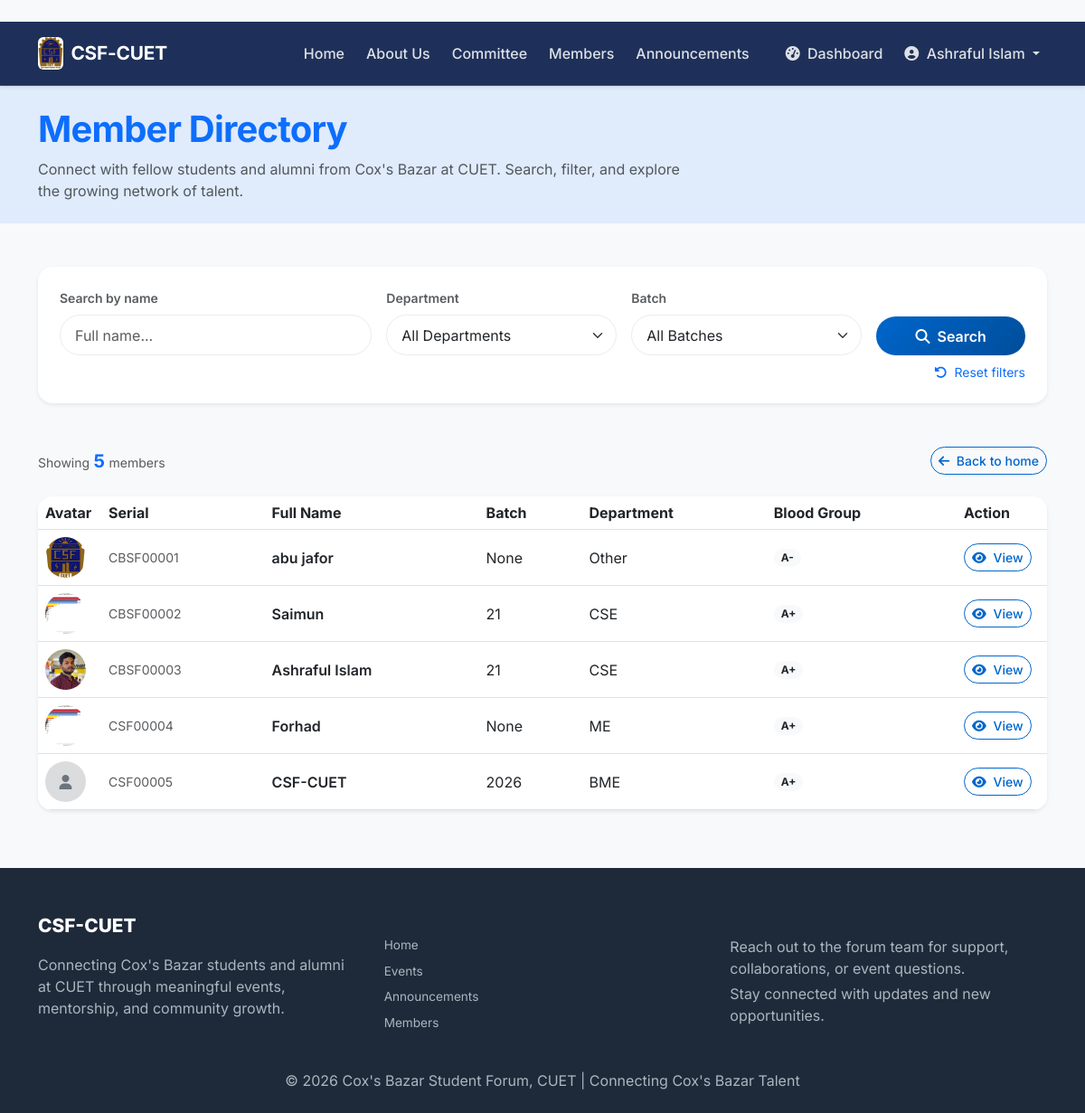
The app's page /members/ (signed in) with its own data.
### core/models.py (models this page shows, shortened)
class User(AbstractBaseUser, PermissionsMixin):
    ROLE_CHOICES = [('member', 'Member'), ('admin', 'Admin')]
    STATUS_CHOICES = [('pending', 'Pending Approval'), ('active', 'Active'), ('inactive', 'Inactive')]
    BLOOD_GROUPS = [('A+','A+'),('A-','A-'),('B+','B+'),('B-','B-'),('AB+','AB+'),('AB-','AB-'),('O+','O+'),('O-','O-')]
    GENDER_CHOICES = [('Male','Male'),('Female','Female'),('Other','Other')]
    UPAZILA_CHOICES = [
        ('Cox\'s Bazar Sadar', "Cox's Bazar Sadar"),
        ('Teknaf', 'Teknaf'),
        ('Ukhiya', 'Ukhiya'),
        ('Chakaria', 'Chakaria'),
        ('Ramu', 'Ramu'),
        ('Pekua', 'Pekua'),
        ('Maheshkhali', 'Maheshkhali'),
        ('Kutubdia', 'Kutubdia'),
        ('Eidgaon', 'Eidgaon'),
        ('Other', 'Other'),
    ]
    id = models.AutoField(primary_key=True)
    serial_no = models.CharField(max_length=20, unique=True, blank=True, null=True)
    full_name = models.CharField(max_length=200)
    email = models.EmailField(unique=True)
    batch = models.IntegerField(null=True, blank=True)
    department = models.ForeignKey(Department, on_delete=models.SET_NULL, null=True)
    blood_group = models.CharField(max_length=3, choices=BLOOD_GROUPS)
    gender = models.CharField(max_length=10, choices=GENDER_CHOICES)
    phone = models.CharField(max_length=15)
    address = models.TextField(blank=True)
    dob = models.DateField(null=True, blank=True)
    profile_photo = models.ImageField(upload_to='profile_photos/', null=True, blank=True)
    upazila = models.CharField(max_length=100, choices=UPAZILA_CHOICES, blank=True)
    linkedin = models.URLField(blank=True)
    facebook = models.URLField(blank=True)
    twitter = models.URLField(blank=True)
    instagram = models.URLField(blank=True)
    company = models.CharField(max_length=150, blank=True)
    designation = models.CharField(max_length=100, blank=True)
    work_address = models.TextField(blank=True)
    status = models.CharField(max_length=10, choices=STATUS_CHOICES, default='pending')
    role = models.CharField(max_length=10, choices=ROLE_CHOICES, default='member')
    date_joined = models.DateTimeField(default=timezone.now)
    is_active = models.BooleanField(default=True)
    is_staff = models.BooleanField(default=False)
    objects = UserManager()
    USERNAME_FIELD = 'email'
    REQUIRED_FIELDS = ['full_name']

class Department(models.Model):
    id = models.AutoField(primary_key=True)
    name = models.CharField(max_length=100, unique=True)
    class Meta:
        ordering = ['name']

### core/views.py (the view)
@active_member_required
def member_directory(request):
    members = User.objects.filter(status='active')
    search_query = request.GET.get('search', '')
    department_id = request.GET.get('department', '')
    batch = request.GET.get('batch', '')
    if search_query:
        members = members.filter(full_name__icontains=search_query)
    if department_id:
        members = members.filter(department_id=department_id)
    if batch:
        members = members.filter(batch=batch)
    paginator = Paginator(members, 20)
    page_number = request.GET.get('page')
    page_obj = paginator.get_page(page_number)
    departments = Department.objects.all()
    batches = User.objects.filter(status='active').values_list('batch', flat=True).distinct().order_by('-batch')
    return render(request, 'core/member_directory.html', {
        'page_obj': page_obj,
        'departments': departments,
        'batches': batches,
        'search_query': search_query,
        'selected_department': department_id,
        'selected_batch': batch,
    })

### core/views.py (called while the page is built)
def active_member_required(view_func):
    @wraps(view_func)
    def _wrapped_view(request, *args, **kwargs):
        if not request.user.is_authenticated:
            return redirect('core:login')
        if request.user.status != 'active':
            messages.warning(request, 'Your account is pending approval.')
            return redirect('core:homepage')
        return view_func(request, *args, **kwargs)
    return _wrapped_view

### core/templates/core/member_directory.html (shortened to what this page needs)
﻿{% extends 'core/base.html' %}
{% load static %}
{% block content %}
<section class="bg-primary bg-opacity-10 py-4 mb-5">
    <div class="container">
        <div class="row align-items-center">
            <div class="col-lg-8">
                <h1 class="display-6 fw-bold text-primary mb-2">Member Directory</h1>
                <p class="text-muted mb-0">
                    Connect with fellow students and alumni from Cox's Bazar at CUET.
                    Search, filter, and explore the growing network of talent.
                </p>
            </div>
        </div>
    </div>
</section>
<div class="container">
    <div class="card border-0 shadow-sm rounded-4 mb-5">
        <div class="card-body p-4">
            <form method="GET" class="row g-3 align-items-end">
                <div class="col-md-4">
                    <label class="form-label small fw-semibold text-muted">Search by name</label>
                    <input type="text" name="search" class="form-control rounded-pill" placeholder="Full name..." value="{{ search_query }}">
                </div>
                <div class="col-md-3">
                    <label class="form-label small fw-semibold text-muted">Department</label>
                    <select name="department" class="form-select rounded-pill">
                        <option value="">All Departments</option>
                    </select>
                </div>
                <div class="col-md-3">
                    <label class="form-label small fw-semibold text-muted">Batch</label>
                    <select name="batch" class="form-select rounded-pill">
                        <option value="">All Batches</option>
                    </select>
                </div>
                <div class="col-md-2 d-grid">
                    <button type="submit" class="btn btn-primary rounded-pill"><i class="fas fa-search me-1"></i> Search</button>
                </div>
                <div class="col-12 text-end mt-2">
                    <a href="{% url 'core:member_directory' %}" class="small text-decoration-none">
                        <i class="fas fa-undo-alt me-1"></i> Reset filters
                    </a>
                </div>
            </form>
        </div>
    </div>
    <div class="d-flex flex-wrap justify-content-between align-items-center mb-4 gap-3">
        <div>
            <span class="text-muted small">Showing</span>
            <span class="fw-bold text-primary fs-5">{{ page_obj.paginator.count }}</span>
            <span class="text-muted small"> members</span>
        </div>
        <a href="{% url 'core:homepage' %}" class="btn btn-outline-primary rounded-pill btn-sm">
            <i class="fas fa-arrow-left me-1"></i> Back to home
        </a>
    </div>
    <div class="d-none d-md-block">
        <div class="table-responsive rounded-4 shadow-sm overflow-hidden">
            <table class="table table-hover align-middle mb-0 bg-white">
                <thead class="bg-light">
                    <tr class="text-nowrap">
                        <th scope="col" style="width: 70px;">Avatar</th>
                        <th scope="col">Serial</th>
                        <th scope="col">Full Name</th>
                        <th scope="col">Batch</th>
                        <th scope="col">Department</th>
                        <th scope="col">Blood Group</th>
                        <th scope="col" style="width: 100px;">Action</th>
                    </tr>
                </thead>
                <tbody>
                    {% for member in page_obj %}
                    <tr>
                        <td>
                            {% if member.profile_photo %}
                                <img src="{{ member.profile_photo.url }}" width="45" height="45" class="rounded-circle" style="object-fit: cover;" alt="{{ member.full_name }}">
                            {% else %}
                                <div class="bg-secondary bg-opacity-25 rounded-circle d-flex align-items-center justify-content-center" style="width: 45px; height: 45px;">
                                    <i class="fas fa-user text-secondary"></i>
                                </div>
                            {% endif %}
                        </td>
                        <td class="text-muted small">{{ member.serial_no|default:"—" }}</td>
                        <td class="fw-semibold">{{ member.full_name }}</td>
                        <td>{{ member.batch }}</td>
                        <td>{{ member.department.name|default:"—" }}</td>
                        <td><span class="badge bg-light text-dark px-2 py-1 rounded-pill">{{ member.blood_group }}</span></td>
                        <td>
                            <a href="{% url 'core:member_profile' member.id %}" class="btn btn-sm btn-outline-primary rounded-pill">
                                <i class="fas fa-eye me-1"></i> View
                            </a>
                        </td>
                    </tr>
                    {% endfor %}
                </tbody>
            </table>
        </div>
    </div>
</div>
{% endblock %}

### core/templates/core/base.html (shortened to what this page needs)
<!DOCTYPE html>
<html lang="en">
<head>
    {% load static %}
    <link href="https://cdn.jsdelivr.net/npm/bootstrap@5.3.0/dist/css/bootstrap.min.css" rel="stylesheet">
    <link rel="stylesheet" href="https://cdnjs.cloudflare.com/ajax/libs/font-awesome/6.4.0/css/all.min.css">
    <link rel="stylesheet" href="{% static 'core/css/style.css' %}">
</head>
<body>
    <nav class="navbar navbar-expand-lg navbar-dark navbar-glass shadow-sm">
        <div class="container">
            <a class="navbar-brand d-flex align-items-center fw-bold" href="{% url 'core:homepage' %}">
                <img src="{% static 'images/logo.jpg' %}" alt="CSF-CUET Logo" height="36" class="me-2 rounded"
                     onerror="this.style.display='none'" loading="lazy">
                <span>CSF-CUET</span>
            </a>
            <div class="collapse navbar-collapse" id="navbarNav">
                <ul class="navbar-nav ms-auto align-items-lg-center gap-2">
                    <li class="nav-item"><a class="nav-link" href="{% url 'core:homepage' %}">Home</a></li>
                    <li class="nav-item"><a class="nav-link" href="{% url 'core:about' %}">About Us</a></li>
                    <li class="nav-item"><a class="nav-link" href="{% url 'core:committee' %}">Committee</a></li>
                    <li class="nav-item"><a class="nav-link" href="{% url 'core:member_directory' %}">Members</a></li>
                    <li class="nav-item"><a class="nav-link" href="{% url 'core:announcements' %}">Announcements</a></li>
                    {% if user.is_authenticated and user.status == 'active' %}
                        <li class="nav-item ms-lg-3">
                            <a class="nav-link" href="{% url 'core:dashboard' %}">
                                <i class="fas fa-tachometer-alt me-1"></i> Dashboard
                            </a>
                        </li>
                        <li class="nav-item dropdown">
                            <a class="nav-link dropdown-toggle" href="#" id="navbarProfileDropdown" role="button"
                               data-bs-toggle="dropdown" aria-expanded="false">
                                <i class="fas fa-user-circle me-1"></i> {{ user.full_name|truncatechars:18 }}
                            </a>
                        </li>
                    {% else %}
                        <li class="nav-item ms-lg-2"><a class="nav-link btn btn-outline-light px-3" href="{% url 'core:register' %}">Sign Up</a></li>
                        <li class="nav-item ms-lg-2"><a class="nav-link btn btn-light px-3" href="{% url 'core:login' %}">Login</a></li>
                    {% endif %}
                </ul>
            </div>
        </div>
    </nav>
    <main class="main-content">
        {% block content %}{% endblock %}
    </main>
    <footer class="site-footer">
        <div class="container">
            <div class="footer-grid">
                <div>
                    <p class="footer-brand">CSF-CUET</p>
                    <p class="small-note">Connecting Cox's Bazar students and alumni at CUET through meaningful events, mentorship, and community growth.</p>
                </div>
                <div>
                    <h6>Quick Links</h6>
                    <ul class="list-unstyled mb-0">
                        <li><a href="{% url 'core:homepage' %}">Home</a></li>
                        <li><a href="{% url 'core:events' %}">Events</a></li>
                        <li><a href="{% url 'core:announcements' %}">Announcements</a></li>
                        <li><a href="{% url 'core:member_directory' %}">Members</a></li>
                    </ul>
                </div>
                <div>
                    <h6>Contact</h6>
                    <p class="small-note mb-1">Reach out to the forum team for support, collaborations, or event questions.</p>
                    <p class="small-note">Stay connected with updates and new opportunities.</p>
                </div>
            </div>
            <div class="text-center mt-4">
                <p class="mb-0">&copy; 2026 Cox's Bazar Student Forum, CUET | Connecting Cox's Bazar Talent</p>
            </div>
        </div>
    </footer>
</body>
</html>

### core/static/core/css/style.css (style rules this page uses)
* { margin: 0; padding: 0; box-sizing: border-box; }
body { font-family: 'Inter', 'Segoe UI', system-ui, sans-serif; background-color: #f8f9fa; color: var(--text-dark); line-height: 1.5; }
h1, h2, h3, h4, h5, h6 { font-weight: 700; letter-spacing: -0.02em; color: var(--text-dark); }
a { text-decoration: none; transition: var(--transition); }
.navbar { background: var(--dark-bg) !important; padding: 0.75rem 0; transition: var(--transition); border-bottom: 1px solid rgba(255,255,255,0.08); }
.navbar-glass { background: rgba(11, 31, 75, 0.92) !important; backdrop-filter: blur(14px); border-bottom-color: rgba(255,255,255,0.14); }
.navbar-brand { color: white !important; font-weight: 800; font-size: 1.3rem; letter-spacing: -0.01em; }
.navbar-brand img { max-height: 36px; }
.navbar .nav-link { color: rgba(255,255,255,0.85) !important; font-weight: 500; padding: 0.5rem 1rem; border-radius: 2rem; transition: var(--transition); }
.card { border: none; border-radius: var(--border-radius); transition: var(--transition); background: var(--white); box-shadow: var(--shadow-sm); }
.btn-primary { background: var(--primary-gradient); border: none; padding: 0.6rem 1.2rem; font-weight: 600; border-radius: 2rem; }
.btn-outline-primary { border: 1px solid var(--primary); color: var(--primary); border-radius: 2rem; font-weight: 500; }
.form-control, .form-select { border-radius: 0.75rem; border: 1px solid var(--border); padding: 0.6rem 1rem; }
.site-footer { background: var(--dark-bg); color: #adb5bd; padding: 3rem 0 1.5rem; margin-top: 4rem; }
.footer-grid { display: grid; grid-template-columns: repeat(auto-fit, minmax(200px, 1fr)); gap: 2rem; margin-bottom: 2rem; }
.footer-brand { font-size: 1.3rem; font-weight: 800; color: white; }
.footer-link, .site-footer a:not(.btn) { color: #adb5bd; display: block; margin-bottom: 0.5rem; font-size: 0.85rem; transition: var(--transition); }
.navbar, .navbar .container, .navbar-collapse { overflow: visible !important; }

### core/templates/core/member_directory.html (style rules this page uses)
.btn-outline-primary, .btn-primary, .btn-outline-secondary { transition: all 0.2s; }

### records on screen
User: full_name "Ashraful Islam", profile_photo (picture), serial_no "CBSF00003", batch "21", department.name "CSE", blood_group "A+"
User: profile_photo (picture), serial_no "CBSF00001", full_name "abu jafor", batch "None", department.name "Other", blood_group "A-"
User: profile_photo (picture), serial_no "CBSF00002", full_name "Saimun", batch "21", department.name "CSE", blood_group "A+"
User: profile_photo (picture), serial_no "CSF00004", full_name "Forhad", batch "None", department.name "ME", blood_group "A+"
User: serial_no "CSF00005", full_name "CSF-CUET", batch "2026", department.name "BME", blood_group "A+"

### other values on screen
{{ page_obj.paginator.count }} "5"
